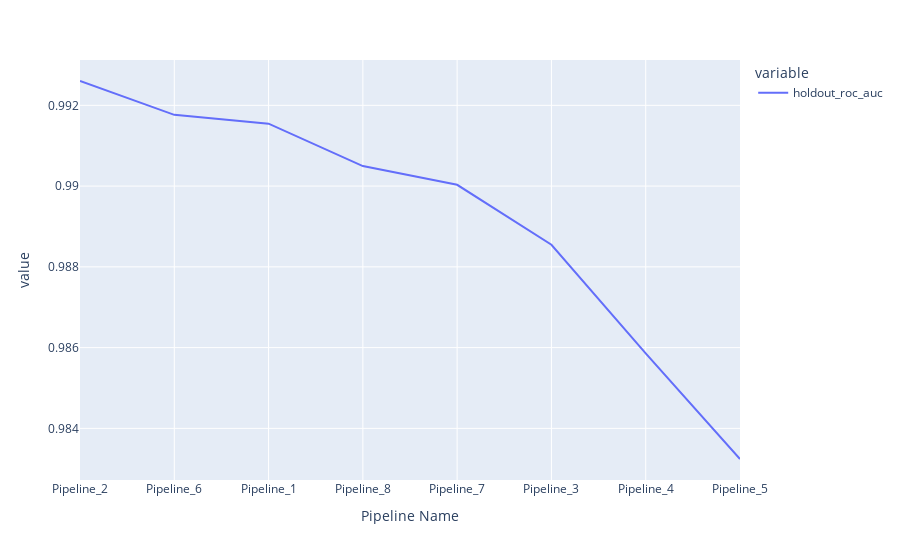

Notebook code cell kept with this figure:
### Markdown cell above
You can visualize the scoring metric calculated on a holdout data set.

### Code cell
import pandas as pd
pd.options.plotting.backend = "plotly"

summary.holdout_roc_auc.plot()

### Figure 1 — Plotly figure (JSON) as saved in the notebook; plotly's stock layout.template omitted (floating-point values rounded to 4 significant figures)
{"data": [{"hovertemplate": "variable=holdout_roc_auc<br>Pipeline Name=%{x}<br>value=%{y}<extra></extra>", "legendgroup": "holdout_roc_auc", "line": {"color": "#636efa", "dash": "solid"}, "marker": {"symbol": "circle"}, "mode": "lines", "name": "holdout_roc_auc", "orientation": "v", "showlegend": true, "type": "scatter", "x": ["Pipeline_2", "Pipeline_6", "Pipeline_1", "Pipeline_8", "Pipeline_7", "Pipeline_3", "Pipeline_4", "Pipeline_5"], "xaxis": "x", "y": [0.9926, 0.9918, 0.9915, 0.9905, 0.99, 0.9885, 0.9859, 0.9832], "yaxis": "y"}], "layout": {"legend": {"title": {"text": "variable"}, "tracegroupgap": 0}, "margin": {"t": 60}, "xaxis": {"anchor": "y", "domain": [0, 1], "title": {"text": "Pipeline Name"}}, "yaxis": {"anchor": "x", "domain": [0, 1], "title": {"text": "value"}}}}
